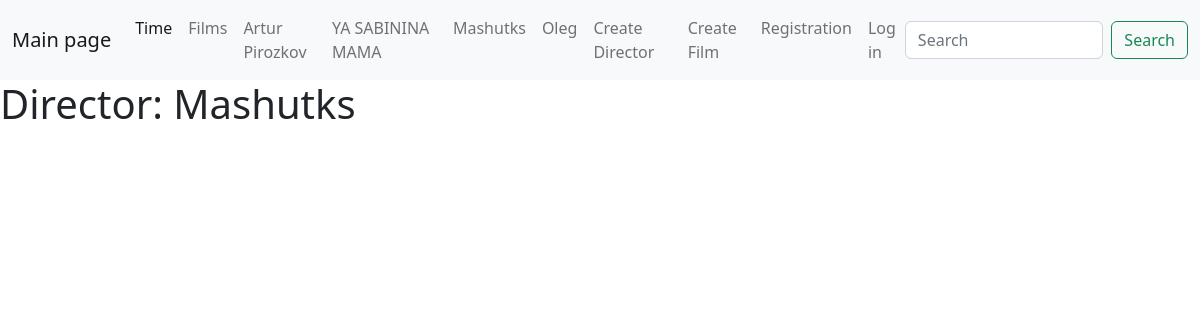
The page /director/3/films/ on the database its author committed.
### main/models.py (models this page shows, shortened)
class Director(models.Model):
    class Meta:
        verbose_name = 'Режиссерa'
        verbose_name_plural = 'Режиссеры'
    name = models.CharField(max_length=70, verbose_name='Режиссер')

### main/views.py (the view)
# urls.py: path('director/<int:director_id>/films/', views.director_view),
def director_view(request, director_id):
    try:
        directors = Director.objects.get(id=director_id)
    except Director.DoesNotExist:
        raise Http404("Director not found")
    director_dict={
        "director" : directors,
        "directors": Director.objects.all()
    }
    return render(request, "director.html", context=director_dict)

### templates/director.html (shortened to what this page needs)
{% extends 'lay_out.html' %}
{% load static %}
{% block content %}
<h1>Director: {{ director.name }}</h1>
{% endblock %}

### templates/lay_out.html (shortened to what this page needs)
<!DOCTYPE html>
<html lang="en">
<head>
    <link href="https://cdn.jsdelivr.net/npm/bootstrap@5.2.2/dist/css/bootstrap.min.css" rel="stylesheet">
</head>
<body>
<nav class="navbar navbar-expand-lg bg-light">
  <div class="container-fluid">
    <a class="navbar-brand" href="/main/">Main page</a>
    <div class="collapse navbar-collapse" id="navbarSupportedContent">
      <ul class="navbar-nav me-auto mb-2 mb-lg-0">
        <li class="nav-item">
          <a class="nav-link active" aria-current="page" href="/date_now/">Time</a>
        </li>
        <li class="nav-item">
          <a class="nav-link" href="/films/">Films</a>
        </li>
           {% for dir in directors %}
                    <li class="nav-item">
                        <a class="nav-link" href="/director/{{dir.id}}/films">
                            {{ dir.name }}</a>
                    </li>
          {% endfor %}
      <li class="nav-item">
            <a class="nav-link" href="/director/create/">Create Director</a>
        </li>
        <li class="nav-item">
            <a class="nav-link" href="/films/create/">Create Film</a>
        </li>
        <li class="nav-item">
            <a class="nav-link" href="/register/">Registration</a>
        </li>
        {% if user.is_anonymous%}
            <li class="nav-item">
            <a class="nav-link" href="/login/">Log in</a>
        </li>
            {% else %}
            <a class="nav-link" href="/logout/">Log out {{ user.username }}</a>
        {% endif %}
      </ul>
      <form class="d-flex" role="search" method="get" action="/search/">
        <input class="form-control me-2" type="search" placeholder="Search"
               name="search_word"
               aria-label="Search" value="{{ search_word }}">
        <button class="btn btn-outline-success" type="submit">Search</button>
      </form>
    </div>
  </div>
</nav>
{% block content %}
{% endblock %}
</body>
</html>

### rows shown on the page
Director: name "Artur Pirozkov"
Director: name "YA SABININA MAMA"
Director: name "Mashutks"
Director: name "Oleg"
